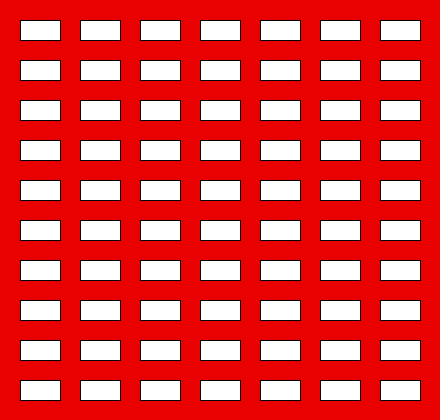
Frame 1 (no input)
Frame 60 (the mouse pressed at the canvas centre just before this capture): identical to frame 1, image omitted
Frame 120 (the mouse held since frame 60 and released just before this capture): identical to frame 1, image omitted

The Processing sketch that drew this single still picture (run headless with seeded random() and noise(); from frame 60 on, the mouse is pressed at the canvas centre):

// Processing sketch: punto20
// ── punto20.pde
void setup(){
  
size(440, 420);

background(233,0,0,0);
  
}
void draw(){
  
for(int y=20; y<420; y=y+40){
  
  for(int x=20; x<440; x=x+60){
  
    rect(x, y,40,20);
  }
}
}
